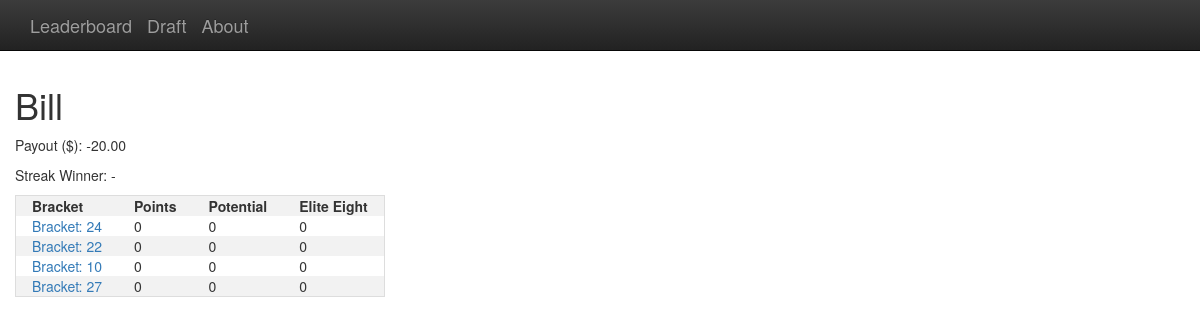
Page /owner/Bill/ on the committed database.
### bracketeering/models.py (models this page shows, shortened)
class Owner(models.Model):
    name = models.CharField(max_length=100,unique=True)
    sum_of_2 = models.IntegerField(default=0)
    best_bracket = models.IntegerField(default=0)
    streak_winner = models.BooleanField(default=False)
    max_elite_eight = models.IntegerField(default=0)
    payout = models.FloatField(default=-20)
    def get_streak_winner_str(self):
        if self.streak_winner:
            return "$$$"
        return "-"
    @staticmethod
    def get_by_name(in_name):
        try:
            return Owner.objects.get(name=in_name)
        except Owner.DoesNotExist:
            pass

class Bracket(models.Model):
    bid = models.IntegerField(unique=True)
    owner = models.ForeignKey(Owner, on_delete=models.CASCADE)
    points_norm = models.IntegerField(default=0)
    points_bonus = models.IntegerField(default=0)
    potential_norm = models.IntegerField(default=0)
    potential_bonus = models.IntegerField(default=0)
    elite_eight = models.IntegerField(default=0)
    elite_eight_pot = models.IntegerField(default=0)
    def get_points(self):
        return self.points_norm + self.points_bonus
    def get_potential(self):
        return self.potential_norm + self.potential_bonus

### bracketeering/views/views.py (the view)
# urls.py: path('owner/<str:name>/', OwnerView.as_view(), name='owner'),
class OwnerView(TemplateView):
    template_name = 'owner.html'
    owner = None
    brackets = []
    def dispatch(self, request, *args, **kwargs):
        self.owner = Owner.get_by_name(kwargs['name'])
        self.brackets = Bracket.objects.filter(owner=self.owner)
        return super(OwnerView, self).dispatch(request, *args, **kwargs)
    def get_context_data(self, **kwargs):
        context = super(OwnerView, self).get_context_data(**kwargs)
        context['owner'] = self.owner
        context['brackets'] = self.brackets
        return context

### templates/owner.html
{% extends "base.html" %}
{% block main_content %}
<div class="row">
	{% if owner %}
		<h1>{{owner.name}}</h1>
		<p>Payout ($): {{owner.payout|floatformat:2}}</p>
		<p>Streak Winner: {{owner.get_streak_winner_str}}</p>
	{% else %}
		<h1>Owner Does Not Exist :/</h1>
	{% endif %}
</div>
<div class="row">
        {% if brackets %}
                <table id="owner_table">
                        <thead><tr>
                                <th>Bracket</th>
                                <th>Points</th>
                                <th>Potential</th>
                                <th>Elite Eight</th>
                        </tr></thead>
                        <tbody>
                        {% for bracket in brackets %}
                                <tr>
                                        <td><a href="{% url 'bracket' bracket.bid %}">Bracket: {{bracket.bid}}</a></td>
                                        <td>{{bracket.get_points}}</td>
                                        <td>{{bracket.get_potential}}</td>
                                        <td>{{bracket.elite_eight}}</td>
                                </tr>
                        {% endfor %}
                        </tbody>
                </table>
        {% else %}
                <p>No Brackets Yet</p>
        {% endif %}
</div>
{% endblock %}

### templates/base.html (style rules this page uses)
table { border-spacing: 0; border: 1px solid #ddd; }
th, td { text-align: left; padding-left: 16px; padding-right: 16px; }
th, tr:nth-child(even) { background-color: #f2f2f2; }

### rows in the picture
Owner: name "Bill", payout "-20.00", get_streak_winner_str "-"
Bracket: bid "24", get_points "0", get_potential "0", elite_eight "0"
Bracket: bid "22", get_points "0", get_potential "0", elite_eight "0"
Bracket: bid "10", get_points "0", get_potential "0", elite_eight "0"
Bracket: bid "27", get_points "0", get_potential "0", elite_eight "0"
